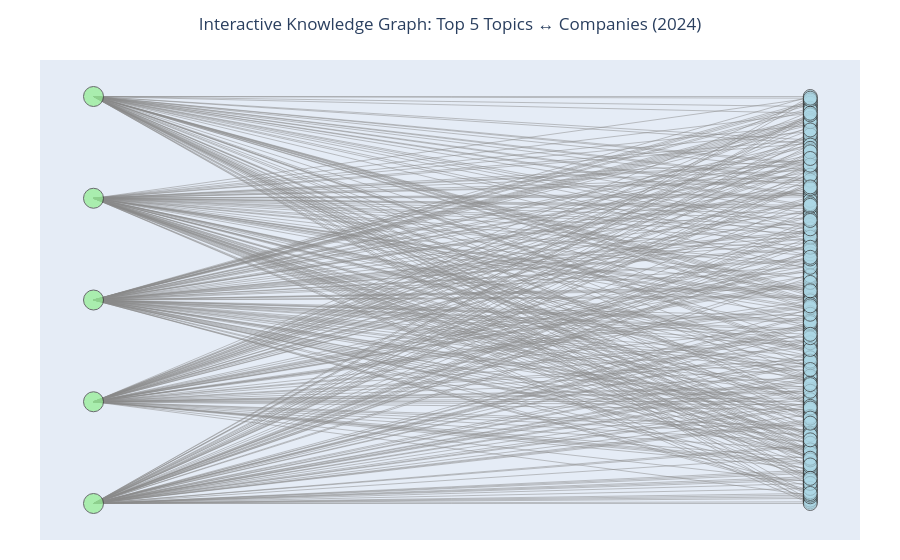

Notebook cell for this chart:
### Code cell
# ---------------------------------
# 1) Pick top K topics in the bipartite graph
# ---------------------------------
topic_nodes = [n for n, d in G.nodes(data=True) if d.get("type") == "topic"]

# Use degree (number of companies linked to the topic) as importance
topic_deg = dict(G.degree(topic_nodes))

K = 5  # number of topics you want to focus on
top_topics = sorted(topic_nodes, key=lambda n: topic_deg[n], reverse=True)[:K]

print("Top topics:", top_topics)

# ---------------------------------
# 2) Build subgraph H: selected topics + all their companies
# ---------------------------------
sub_nodes = set(top_topics)
for t in top_topics:
    sub_nodes.update(G.neighbors(t))

H = G.subgraph(sub_nodes).copy()
print("Subgraph:", H.number_of_nodes(), "nodes,", H.number_of_edges(), "edges")

topics_sub    = [n for n, d in H.nodes(data=True) if d.get("type") == "topic"]
companies_sub = [n for n, d in H.nodes(data=True) if d.get("type") == "company"]

# ---------------------------------
# 3) Simple bipartite layout:
#    topics on the left (x=0), companies on the right (x=1)
# ---------------------------------
pos = {}

# How many nodes on each side
n_topics = len(topics_sub)
n_companies = len(companies_sub)

# We'll use the company side to define the vertical span
max_y = max(n_companies - 1, 1)

# Spread topics evenly across [0, max_y]
topic_y_values = np.linspace(0, max_y, num=n_topics) if n_topics > 1 else [max_y / 2]

for y, n in zip(topic_y_values, sorted(topics_sub)):
    pos[n] = (0, y)

# Companies still stacked 0..max_y
for i, n in enumerate(sorted(companies_sub)):
    pos[n] = (1, i)

# ---------------------------------
# 4) Edge traces (lines + hover markers)
# ---------------------------------
edge_x = []
edge_y = []
edge_hover_x = []
edge_hover_y = []
edge_hover_text = []

for u, v, d in H.edges(data=True):
    x0, y0 = pos[u]
    x1, y1 = pos[v]

    # line coordinates
    edge_x += [x0, x1, None]
    edge_y += [y0, y1, None]

    # midpoint for hover
    mx, my = (x0 + x1) / 2, (y0 + y1) / 2
    edge_hover_x.append(mx)
    edge_hover_y.append(my)

    # figure out which endpoint is topic / company for nicer label
    if H.nodes[u].get("type") == "topic":
        topic_name = u
        company_label = H.nodes[v].get("label", v)
        symbol = v
    else:
        topic_name = v
        company_label = H.nodes[u].get("label", u)
        symbol = u

    edge_hover_text.append(
        f"<b>{topic_name}</b><br>"
        f"Company: <b>{company_label}</b> ({symbol})<br>"
        f"TF-IDF weight: {d.get('weight', 0):.4f}"
    )

edge_trace = go.Scatter(
    x=edge_x,
    y=edge_y,
    mode="lines",
    line=dict(width=0.5, color="#888"),
    hoverinfo="none",
    name="Edges"
)

edge_hover_trace = go.Scatter(
    x=edge_hover_x,
    y=edge_hover_y,
    mode="markers",
    hoverinfo="text",
    marker=dict(size=6, color="rgba(0,0,0,0)"),  # invisible; used only for hover
    text=edge_hover_text,
    name="Edge info"
)

# ---------------------------------
# 5) Node trace (topics vs companies)
# ---------------------------------
node_x = []
node_y = []
node_text = []
node_color = []
node_size = []

for n, d in H.nodes(data=True):
    x, y = pos[n]
    node_x.append(x)
    node_y.append(y)

    if d.get("type") == "topic":
        node_text.append(f"<b>Topic:</b> {n}<br>Degree: {topic_deg.get(n, 0)}")
        node_color.append("lightgreen")
        node_size.append(20)  # make topics big
    else:
        label = d.get("label", n)
        node_text.append(f"<b>{label}</b><br>Symbol: {n}")
        node_color.append("lightblue")
        node_size.append(14)

node_trace = go.Scatter(
    x=node_x,
    y=node_y,
    mode="markers",
    hoverinfo="text",
    text=node_text,
    marker=dict(
        size=node_size,
        color=node_color,
        line_width=1,
        line_color="#333"
    ),
    name="Nodes"
)

# ---------------------------------
# 6) Final interactive figure
# ---------------------------------
fig = go.Figure(
    data=[edge_trace, edge_hover_trace, node_trace],
    layout=go.Layout(
        title=f"Interactive Knowledge Graph: Top {K} Topics ↔ Companies (2024)",
        title_x=0.5,
        showlegend=False,
        hovermode="closest",
        margin=dict(b=20, l=40, r=40, t=60),
        xaxis=dict(showgrid=False, zeroline=False, showticklabels=False),
        yaxis=dict(showgrid=False, zeroline=False, showticklabels=False),
    )
)

fig.show()

### Figure 1 — Plotly figure (JSON) as saved in the notebook; plotly's stock layout.template omitted (floating-point values rounded to 4 significant figures; data arrays with more than 128 entries replaced by an {"elided": "..."} marker saying what was removed)
{"data": [{"hoverinfo": "none", "line": {"color": "#888", "width": 0.5}, "mode": "lines", "name": "Edges", "type": "scatter", "x": {"elided": "1092 int values"}, "y": {"elided": "1092 float values"}}, {"hoverinfo": "text", "marker": {"color": "rgba(0,0,0,0)", "size": 6}, "mode": "markers", "name": "Edge info", "text": {"elided": "364 str values"}, "type": "scatter", "x": {"elided": "364 float values"}, "y": {"elided": "364 float values"}}, {"hoverinfo": "text", "marker": {"color": {"elided": "249 str values"}, "line": {"color": "#333", "width": 1}, "size": {"elided": "249 int values"}}, "mode": "markers", "name": "Nodes", "text": {"elided": "249 str values"}, "type": "scatter", "x": {"elided": "249 int values"}, "y": {"elided": "249 float values"}}], "layout": {"hovermode": "closest", "margin": {"b": 20, "l": 40, "r": 40, "t": 60}, "showlegend": false, "title": {"text": "Interactive Knowledge Graph: Top 5 Topics ↔ Companies (2024)", "x": 0.5}, "xaxis": {"showgrid": false, "showticklabels": false, "zeroline": false}, "yaxis": {"showgrid": false, "showticklabels": false, "zeroline": false}}}
